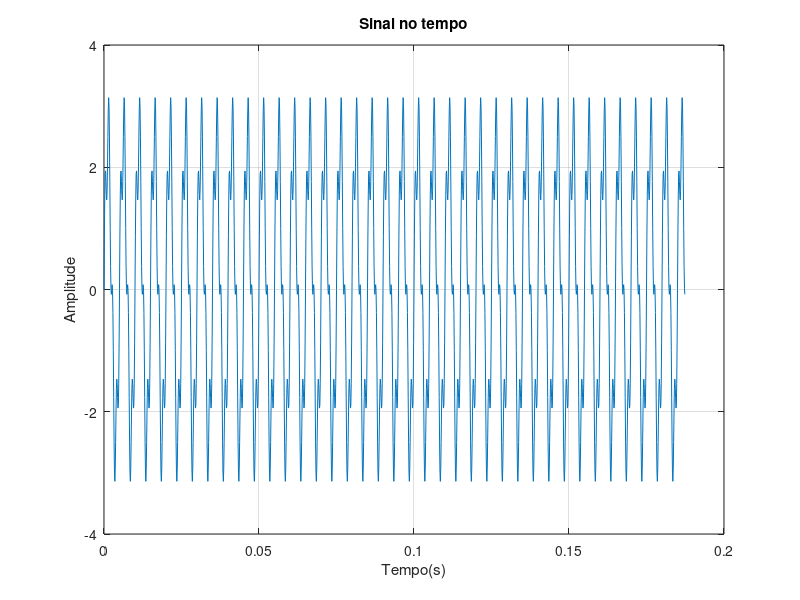
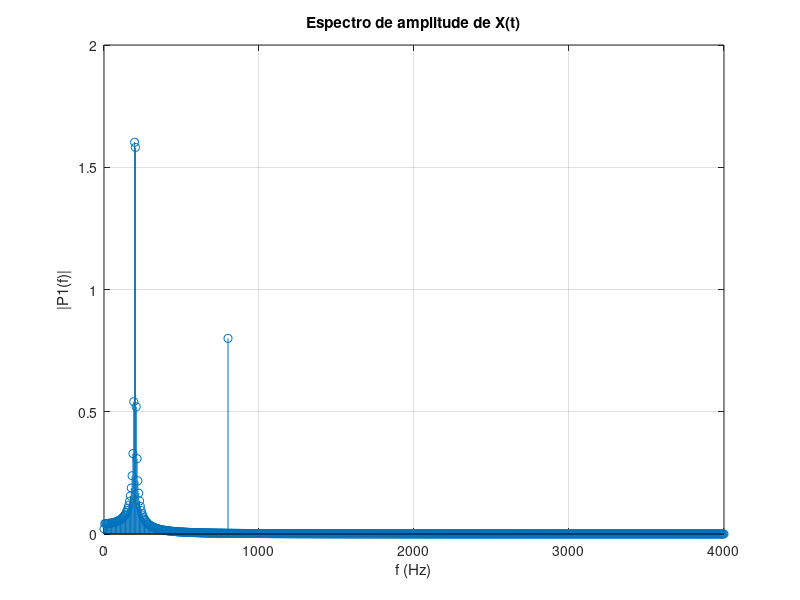

Write MATLAB code to recreate these figures, in order. (Note: this script raises an error after producing the figures.)
clc;
clear all;% Limpa todas as variáveis
close all;% Fecha todas as janelas de imagens do matlab

Fs = 8000;            
Ts = 1/Fs;             
L = 1500;             
t = (0:L-1)*Ts; 

S = 2.5*sin(2*pi*200*t) + 0.8*sin(2*pi*800*t);

figure();
plot(t,S);
title('Sinal no tempo');
xlabel('Tempo(s)');
ylabel('Amplitude');
grid on;

Y1 = fft(S);

P2 = abs(Y1/L);
P1 = P2(1:L/2+1);
P1(2:end-1) = 2*P1(2:end-1);
f = Fs*(0:(L/2))/L;

figure();
stem(f,P1);
title('Espectro de amplitude de X(t)');
xlabel('f (Hz)');
ylabel('|P1(f)|');
grid on;

% Projeto do filtro

M = 200;
fc_normalizada = (10*485*pi)/Fs;
wc = 2*pi*fc_normalizada;

n = 0:M-1;
w = (0.5*(1-cos((2*pi*n)/(M-1))))';

hd = ideal_lp(wc, M);

h = hd'.*w;

S_filtrado = conv(S, h);

Y2 = fft(S_filtrado);

P3 = abs(Y2/L);
P4 = P3(1:L/2+1);
P4(2:end-1) = 2*P4(2:end-1);
f = Fs*(0:(L/2))/L;

figure();
stem(f,P4);
title('Espectro de amplitude de X(t) filtrado');
xlabel('f (Hz)');
ylabel('|P4(f)|');
grid on;

figure();
plot(t,S_filtrado(1:length(t)));
title('Sinal filtrado no tempo');
xlabel('Tempo(s)');
ylabel('Amplitude');
grid on;